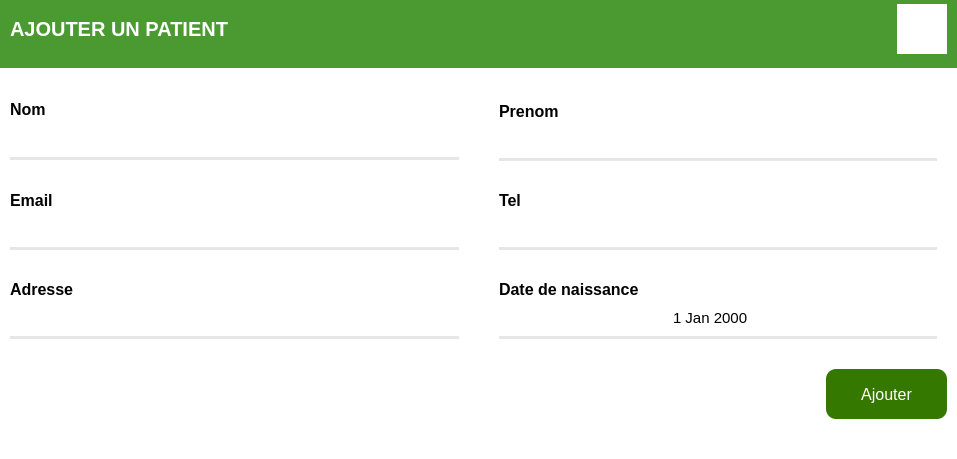
<?xml version="1.0" encoding="UTF-8"?>
<ui version="4.0">
 <class>AjouterPatient</class>
 <widget class="QDialog" name="AjouterPatient">
  <property name="geometry">
   <rect>
    <x>0</x>
    <y>0</y>
    <width>957</width>
    <height>459</height>
   </rect>
  </property>
  <property name="windowTitle">
   <string>Ajout patient</string>
  </property>
  <layout class="QHBoxLayout" name="horizontalLayout">
   <property name="spacing">
    <number>0</number>
   </property>
   <property name="leftMargin">
    <number>0</number>
   </property>
   <property name="topMargin">
    <number>0</number>
   </property>
   <property name="rightMargin">
    <number>0</number>
   </property>
   <property name="bottomMargin">
    <number>0</number>
   </property>
   <item>
    <widget class="QFrame" name="carre">
     <property name="styleSheet">
      <string notr="true">#carre{
	background-color: rgb(255, 255, 255);
}</string>
     </property>
     <property name="frameShape">
      <enum>QFrame::NoFrame</enum>
     </property>
     <property name="frameShadow">
      <enum>QFrame::Raised</enum>
     </property>
     <layout class="QVBoxLayout" name="verticalLayout_5">
      <property name="spacing">
       <number>0</number>
      </property>
      <property name="leftMargin">
       <number>0</number>
      </property>
      <property name="topMargin">
       <number>0</number>
      </property>
      <property name="rightMargin">
       <number>0</number>
      </property>
      <property name="bottomMargin">
       <number>10</number>
      </property>
      <item>
       <widget class="QFrame" name="autre">
        <property name="maximumSize">
         <size>
          <width>16777215</width>
          <height>70</height>
         </size>
        </property>
        <property name="styleSheet">
         <string notr="true">#autre{
border-bottom: 2px solid rgb(255, 255, 255);
	background-color: rgb(74, 153, 49);
}</string>
        </property>
        <property name="frameShape">
         <enum>QFrame::NoFrame</enum>
        </property>
        <property name="frameShadow">
         <enum>QFrame::Raised</enum>
        </property>
        <layout class="QHBoxLayout" name="horizontalLayout_2">
         <property name="spacing">
          <number>0</number>
         </property>
         <property name="leftMargin">
          <number>10</number>
         </property>
         <property name="topMargin">
          <number>0</number>
         </property>
         <property name="rightMargin">
          <number>10</number>
         </property>
         <property name="bottomMargin">
          <number>12</number>
         </property>
         <item>
          <widget class="QLabel" name="label_3">
           <property name="font">
            <font>
             <pointsize>15</pointsize>
             <weight>75</weight>
             <bold>true</bold>
            </font>
           </property>
           <property name="styleSheet">
            <string notr="true">background-color: rgb(74, 153, 49);
color: rgb(255, 255, 255);</string>
           </property>
           <property name="text">
            <string>AJOUTER UN PATIENT</string>
           </property>
          </widget>
         </item>
         <item>
          <widget class="QPushButton" name="femer">
           <property name="maximumSize">
            <size>
             <width>50</width>
             <height>50</height>
            </size>
           </property>
           <property name="cursor">
            <cursorShape>PointingHandCursor</cursorShape>
           </property>
           <property name="styleSheet">
            <string notr="true">QPushButton{
background-color: rgb(255, 255, 255);
border: none;
}

QPushButton:hover{
background-color: rgb(255, 0, 0);
}</string>
           </property>
           <property name="text">
            <string/>
           </property>
           <property name="icon">
            <iconset resource="icon.qrc">
             <normaloff>:/ICON/close-line.svg</normaloff>:/ICON/close-line.svg</iconset>
           </property>
           <property name="iconSize">
            <size>
             <width>36</width>
             <height>36</height>
            </size>
           </property>
          </widget>
         </item>
        </layout>
       </widget>
      </item>
      <item>
       <widget class="QFrame" name="frame_6">
        <property name="maximumSize">
         <size>
          <width>16777215</width>
          <height>279</height>
         </size>
        </property>
        <property name="styleSheet">
         <string notr="true">#frame_6{
background-color: rgb(255, 255, 255);
}

QLineEdit{
border: none;
border-bottom: 3px solid rgb(230, 230, 230);
background-color: transparent;
}</string>
        </property>
        <property name="frameShape">
         <enum>QFrame::NoFrame</enum>
        </property>
        <property name="frameShadow">
         <enum>QFrame::Raised</enum>
        </property>
        <layout class="QVBoxLayout" name="verticalLayout">
         <property name="spacing">
          <number>0</number>
         </property>
         <property name="leftMargin">
          <number>10</number>
         </property>
         <property name="topMargin">
          <number>0</number>
         </property>
         <property name="rightMargin">
          <number>10</number>
         </property>
         <property name="bottomMargin">
          <number>0</number>
         </property>
         <item>
          <widget class="QFrame" name="frame">
           <property name="frameShape">
            <enum>QFrame::NoFrame</enum>
           </property>
           <property name="frameShadow">
            <enum>QFrame::Raised</enum>
           </property>
           <layout class="QHBoxLayout" name="horizontalLayout_6">
            <property name="spacing">
             <number>0</number>
            </property>
            <property name="leftMargin">
             <number>0</number>
            </property>
            <property name="topMargin">
             <number>0</number>
            </property>
            <property name="rightMargin">
             <number>0</number>
            </property>
            <property name="bottomMargin">
             <number>0</number>
            </property>
            <item>
             <widget class="QFrame" name="frame_4">
              <property name="maximumSize">
               <size>
                <width>16777215</width>
                <height>16777215</height>
               </size>
              </property>
              <property name="frameShape">
               <enum>QFrame::NoFrame</enum>
              </property>
              <property name="frameShadow">
               <enum>QFrame::Raised</enum>
              </property>
              <layout class="QVBoxLayout" name="verticalLayout_2">
               <property name="spacing">
                <number>0</number>
               </property>
               <property name="leftMargin">
                <number>0</number>
               </property>
               <property name="topMargin">
                <number>0</number>
               </property>
               <property name="rightMargin">
                <number>20</number>
               </property>
               <property name="bottomMargin">
                <number>0</number>
               </property>
               <item>
                <widget class="QFrame" name="frame_7">
                 <property name="frameShape">
                  <enum>QFrame::NoFrame</enum>
                 </property>
                 <property name="frameShadow">
                  <enum>QFrame::Raised</enum>
                 </property>
                 <layout class="QHBoxLayout" name="horizontalLayout_3">
                  <property name="spacing">
                   <number>0</number>
                  </property>
                  <property name="leftMargin">
                   <number>0</number>
                  </property>
                  <property name="topMargin">
                   <number>30</number>
                  </property>
                  <property name="rightMargin">
                   <number>0</number>
                  </property>
                  <property name="bottomMargin">
                   <number>0</number>
                  </property>
                  <item>
                   <widget class="QLabel" name="label">
                    <property name="font">
                     <font>
                      <pointsize>12</pointsize>
                      <weight>75</weight>
                      <bold>true</bold>
                     </font>
                    </property>
                    <property name="text">
                     <string>Nom</string>
                    </property>
                   </widget>
                  </item>
                 </layout>
                </widget>
               </item>
               <item>
                <widget class="QFrame" name="frame_5">
                 <property name="frameShape">
                  <enum>QFrame::NoFrame</enum>
                 </property>
                 <property name="frameShadow">
                  <enum>QFrame::Raised</enum>
                 </property>
                 <layout class="QVBoxLayout" name="verticalLayout_3">
                  <property name="spacing">
                   <number>0</number>
                  </property>
                  <property name="leftMargin">
                   <number>0</number>
                  </property>
                  <property name="topMargin">
                   <number>0</number>
                  </property>
                  <property name="rightMargin">
                   <number>0</number>
                  </property>
                  <property name="bottomMargin">
                   <number>0</number>
                  </property>
                  <item>
                   <widget class="QLineEdit" name="L_nomP">
                    <property name="minimumSize">
                     <size>
                      <width>0</width>
                      <height>40</height>
                     </size>
                    </property>
                    <property name="font">
                     <font>
                      <pointsize>11</pointsize>
                     </font>
                    </property>
                    <property name="inputMethodHints">
                     <set>Qt::ImhNone</set>
                    </property>
                    <property name="cursorPosition">
                     <number>0</number>
                    </property>
                   </widget>
                  </item>
                 </layout>
                </widget>
               </item>
              </layout>
             </widget>
            </item>
            <item>
             <widget class="QFrame" name="frame_8">
              <property name="frameShape">
               <enum>QFrame::NoFrame</enum>
              </property>
              <property name="frameShadow">
               <enum>QFrame::Raised</enum>
              </property>
              <layout class="QVBoxLayout" name="verticalLayout_4">
               <property name="spacing">
                <number>0</number>
               </property>
               <property name="leftMargin">
                <number>20</number>
               </property>
               <property name="topMargin">
                <number>0</number>
               </property>
               <property name="rightMargin">
                <number>0</number>
               </property>
               <property name="bottomMargin">
                <number>0</number>
               </property>
               <item>
                <widget class="QFrame" name="frame_9">
                 <property name="frameShape">
                  <enum>QFrame::NoFrame</enum>
                 </property>
                 <property name="frameShadow">
                  <enum>QFrame::Raised</enum>
                 </property>
                 <layout class="QHBoxLayout" name="horizontalLayout_4">
                  <property name="spacing">
                   <number>0</number>
                  </property>
                  <property name="leftMargin">
                   <number>0</number>
                  </property>
                  <property name="topMargin">
                   <number>32</number>
                  </property>
                  <property name="rightMargin">
                   <number>0</number>
                  </property>
                  <property name="bottomMargin">
                   <number>0</number>
                  </property>
                  <item>
                   <widget class="QLabel" name="label_2">
                    <property name="font">
                     <font>
                      <pointsize>12</pointsize>
                      <weight>75</weight>
                      <bold>true</bold>
                     </font>
                    </property>
                    <property name="text">
                     <string>Prenom</string>
                    </property>
                   </widget>
                  </item>
                 </layout>
                </widget>
               </item>
               <item>
                <widget class="QFrame" name="frame_10">
                 <property name="frameShape">
                  <enum>QFrame::NoFrame</enum>
                 </property>
                 <property name="frameShadow">
                  <enum>QFrame::Raised</enum>
                 </property>
                 <layout class="QVBoxLayout" name="verticalLayout_6">
                  <property name="spacing">
                   <number>0</number>
                  </property>
                  <property name="leftMargin">
                   <number>0</number>
                  </property>
                  <property name="topMargin">
                   <number>0</number>
                  </property>
                  <property name="rightMargin">
                   <number>10</number>
                  </property>
                  <property name="bottomMargin">
                   <number>0</number>
                  </property>
                  <item>
                   <widget class="QLineEdit" name="L_prenomP">
                    <property name="minimumSize">
                     <size>
                      <width>0</width>
                      <height>40</height>
                     </size>
                    </property>
                    <property name="font">
                     <font>
                      <pointsize>11</pointsize>
                     </font>
                    </property>
                    <property name="placeholderText">
                     <string/>
                    </property>
                   </widget>
                  </item>
                 </layout>
                </widget>
               </item>
              </layout>
             </widget>
            </item>
           </layout>
          </widget>
         </item>
         <item>
          <widget class="QFrame" name="frame_2">
           <property name="frameShape">
            <enum>QFrame::NoFrame</enum>
           </property>
           <property name="frameShadow">
            <enum>QFrame::Raised</enum>
           </property>
           <layout class="QHBoxLayout" name="horizontalLayout_8">
            <property name="spacing">
             <number>0</number>
            </property>
            <property name="leftMargin">
             <number>0</number>
            </property>
            <property name="topMargin">
             <number>0</number>
            </property>
            <property name="rightMargin">
             <number>0</number>
            </property>
            <property name="bottomMargin">
             <number>0</number>
            </property>
            <item>
             <widget class="QFrame" name="frame_26">
              <property name="maximumSize">
               <size>
                <width>16777215</width>
                <height>16777215</height>
               </size>
              </property>
              <property name="frameShape">
               <enum>QFrame::NoFrame</enum>
              </property>
              <property name="frameShadow">
               <enum>QFrame::Raised</enum>
              </property>
              <layout class="QVBoxLayout" name="verticalLayout_19">
               <property name="spacing">
                <number>0</number>
               </property>
               <property name="leftMargin">
                <number>0</number>
               </property>
               <property name="topMargin">
                <number>0</number>
               </property>
               <property name="rightMargin">
                <number>20</number>
               </property>
               <property name="bottomMargin">
                <number>0</number>
               </property>
               <item>
                <widget class="QFrame" name="frame_27">
                 <property name="frameShape">
                  <enum>QFrame::NoFrame</enum>
                 </property>
                 <property name="frameShadow">
                  <enum>QFrame::Raised</enum>
                 </property>
                 <layout class="QHBoxLayout" name="horizontalLayout_12">
                  <property name="spacing">
                   <number>0</number>
                  </property>
                  <property name="leftMargin">
                   <number>0</number>
                  </property>
                  <property name="topMargin">
                   <number>30</number>
                  </property>
                  <property name="rightMargin">
                   <number>0</number>
                  </property>
                  <property name="bottomMargin">
                   <number>0</number>
                  </property>
                  <item>
                   <widget class="QLabel" name="label_10">
                    <property name="font">
                     <font>
                      <pointsize>12</pointsize>
                      <weight>75</weight>
                      <bold>true</bold>
                     </font>
                    </property>
                    <property name="text">
                     <string>Email</string>
                    </property>
                   </widget>
                  </item>
                 </layout>
                </widget>
               </item>
               <item>
                <widget class="QFrame" name="frame_28">
                 <property name="frameShape">
                  <enum>QFrame::NoFrame</enum>
                 </property>
                 <property name="frameShadow">
                  <enum>QFrame::Raised</enum>
                 </property>
                 <layout class="QVBoxLayout" name="verticalLayout_20">
                  <property name="spacing">
                   <number>0</number>
                  </property>
                  <property name="leftMargin">
                   <number>0</number>
                  </property>
                  <property name="topMargin">
                   <number>0</number>
                  </property>
                  <property name="rightMargin">
                   <number>0</number>
                  </property>
                  <property name="bottomMargin">
                   <number>0</number>
                  </property>
                  <item>
                   <widget class="QLineEdit" name="L_emailP">
                    <property name="minimumSize">
                     <size>
                      <width>0</width>
                      <height>40</height>
                     </size>
                    </property>
                    <property name="font">
                     <font>
                      <pointsize>11</pointsize>
                     </font>
                    </property>
                   </widget>
                  </item>
                 </layout>
                </widget>
               </item>
              </layout>
             </widget>
            </item>
            <item>
             <widget class="QFrame" name="frame_14">
              <property name="maximumSize">
               <size>
                <width>16777215</width>
                <height>16777215</height>
               </size>
              </property>
              <property name="frameShape">
               <enum>QFrame::NoFrame</enum>
              </property>
              <property name="frameShadow">
               <enum>QFrame::Raised</enum>
              </property>
              <layout class="QVBoxLayout" name="verticalLayout_15">
               <property name="spacing">
                <number>0</number>
               </property>
               <property name="leftMargin">
                <number>20</number>
               </property>
               <property name="topMargin">
                <number>0</number>
               </property>
               <property name="rightMargin">
                <number>0</number>
               </property>
               <property name="bottomMargin">
                <number>0</number>
               </property>
               <item>
                <widget class="QFrame" name="frame_17">
                 <property name="frameShape">
                  <enum>QFrame::NoFrame</enum>
                 </property>
                 <property name="frameShadow">
                  <enum>QFrame::Raised</enum>
                 </property>
                 <layout class="QHBoxLayout" name="horizontalLayout_10">
                  <property name="spacing">
                   <number>0</number>
                  </property>
                  <property name="leftMargin">
                   <number>0</number>
                  </property>
                  <property name="topMargin">
                   <number>30</number>
                  </property>
                  <property name="rightMargin">
                   <number>0</number>
                  </property>
                  <property name="bottomMargin">
                   <number>0</number>
                  </property>
                  <item>
                   <widget class="QLabel" name="label_8">
                    <property name="font">
                     <font>
                      <pointsize>12</pointsize>
                      <weight>75</weight>
                      <bold>true</bold>
                     </font>
                    </property>
                    <property name="text">
                     <string>Tel</string>
                    </property>
                   </widget>
                  </item>
                 </layout>
                </widget>
               </item>
               <item>
                <widget class="QFrame" name="frame_20">
                 <property name="frameShape">
                  <enum>QFrame::NoFrame</enum>
                 </property>
                 <property name="frameShadow">
                  <enum>QFrame::Raised</enum>
                 </property>
                 <layout class="QVBoxLayout" name="verticalLayout_16">
                  <property name="spacing">
                   <number>0</number>
                  </property>
                  <property name="leftMargin">
                   <number>0</number>
                  </property>
                  <property name="topMargin">
                   <number>0</number>
                  </property>
                  <property name="rightMargin">
                   <number>10</number>
                  </property>
                  <property name="bottomMargin">
                   <number>0</number>
                  </property>
                  <item>
                   <widget class="QLineEdit" name="L_telP">
                    <property name="minimumSize">
                     <size>
                      <width>0</width>
                      <height>40</height>
                     </size>
                    </property>
                    <property name="font">
                     <font>
                      <pointsize>11</pointsize>
                     </font>
                    </property>
                   </widget>
                  </item>
                 </layout>
                </widget>
               </item>
              </layout>
             </widget>
            </item>
           </layout>
          </widget>
         </item>
         <item>
          <widget class="QFrame" name="frame_3">
           <property name="frameShape">
            <enum>QFrame::NoFrame</enum>
           </property>
           <property name="frameShadow">
            <enum>QFrame::Raised</enum>
           </property>
           <layout class="QHBoxLayout" name="horizontalLayout_7">
            <property name="spacing">
             <number>0</number>
            </property>
            <property name="leftMargin">
             <number>0</number>
            </property>
            <property name="topMargin">
             <number>0</number>
            </property>
            <property name="rightMargin">
             <number>0</number>
            </property>
            <property name="bottomMargin">
             <number>0</number>
            </property>
            <item>
             <widget class="QFrame" name="frame_11">
              <property name="frameShape">
               <enum>QFrame::NoFrame</enum>
              </property>
              <property name="frameShadow">
               <enum>QFrame::Raised</enum>
              </property>
              <layout class="QVBoxLayout" name="verticalLayout_7">
               <property name="spacing">
                <number>0</number>
               </property>
               <property name="leftMargin">
                <number>0</number>
               </property>
               <property name="topMargin">
                <number>0</number>
               </property>
               <property name="rightMargin">
                <number>20</number>
               </property>
               <property name="bottomMargin">
                <number>0</number>
               </property>
               <item>
                <widget class="QFrame" name="frame_12">
                 <property name="frameShape">
                  <enum>QFrame::NoFrame</enum>
                 </property>
                 <property name="frameShadow">
                  <enum>QFrame::Raised</enum>
                 </property>
                 <layout class="QHBoxLayout" name="horizontalLayout_5">
                  <property name="spacing">
                   <number>0</number>
                  </property>
                  <property name="leftMargin">
                   <number>0</number>
                  </property>
                  <property name="topMargin">
                   <number>30</number>
                  </property>
                  <property name="rightMargin">
                   <number>0</number>
                  </property>
                  <property name="bottomMargin">
                   <number>0</number>
                  </property>
                  <item>
                   <widget class="QLabel" name="label_4">
                    <property name="font">
                     <font>
                      <pointsize>12</pointsize>
                      <weight>75</weight>
                      <bold>true</bold>
                     </font>
                    </property>
                    <property name="text">
                     <string>Adresse</string>
                    </property>
                   </widget>
                  </item>
                 </layout>
                </widget>
               </item>
               <item>
                <widget class="QFrame" name="frame_13">
                 <property name="frameShape">
                  <enum>QFrame::NoFrame</enum>
                 </property>
                 <property name="frameShadow">
                  <enum>QFrame::Raised</enum>
                 </property>
                 <layout class="QVBoxLayout" name="verticalLayout_8">
                  <property name="spacing">
                   <number>0</number>
                  </property>
                  <property name="leftMargin">
                   <number>0</number>
                  </property>
                  <property name="topMargin">
                   <number>0</number>
                  </property>
                  <property name="rightMargin">
                   <number>0</number>
                  </property>
                  <property name="bottomMargin">
                   <number>0</number>
                  </property>
                  <item>
                   <widget class="QLineEdit" name="L_adresseP">
                    <property name="minimumSize">
                     <size>
                      <width>0</width>
                      <height>40</height>
                     </size>
                    </property>
                    <property name="font">
                     <font>
                      <pointsize>11</pointsize>
                     </font>
                    </property>
                   </widget>
                  </item>
                 </layout>
                </widget>
               </item>
              </layout>
             </widget>
            </item>
            <item>
             <widget class="QFrame" name="frame_23">
              <property name="minimumSize">
               <size>
                <width>468</width>
                <height>0</height>
               </size>
              </property>
              <property name="frameShape">
               <enum>QFrame::NoFrame</enum>
              </property>
              <property name="frameShadow">
               <enum>QFrame::Raised</enum>
              </property>
              <layout class="QVBoxLayout" name="verticalLayout_17">
               <property name="spacing">
                <number>0</number>
               </property>
               <property name="leftMargin">
                <number>20</number>
               </property>
               <property name="topMargin">
                <number>0</number>
               </property>
               <property name="rightMargin">
                <number>0</number>
               </property>
               <property name="bottomMargin">
                <number>0</number>
               </property>
               <item>
                <widget class="QFrame" name="frame_24">
                 <property name="frameShape">
                  <enum>QFrame::NoFrame</enum>
                 </property>
                 <property name="frameShadow">
                  <enum>QFrame::Raised</enum>
                 </property>
                 <layout class="QHBoxLayout" name="horizontalLayout_11">
                  <property name="spacing">
                   <number>0</number>
                  </property>
                  <property name="leftMargin">
                   <number>0</number>
                  </property>
                  <property name="topMargin">
                   <number>30</number>
                  </property>
                  <property name="rightMargin">
                   <number>0</number>
                  </property>
                  <property name="bottomMargin">
                   <number>0</number>
                  </property>
                  <item>
                   <widget class="QLabel" name="label_9">
                    <property name="font">
                     <font>
                      <pointsize>12</pointsize>
                      <weight>75</weight>
                      <bold>true</bold>
                     </font>
                    </property>
                    <property name="text">
                     <string>Date de naissance</string>
                    </property>
                   </widget>
                  </item>
                 </layout>
                </widget>
               </item>
               <item>
                <widget class="QFrame" name="frame_25">
                 <property name="frameShape">
                  <enum>QFrame::NoFrame</enum>
                 </property>
                 <property name="frameShadow">
                  <enum>QFrame::Raised</enum>
                 </property>
                 <layout class="QVBoxLayout" name="verticalLayout_18">
                  <property name="spacing">
                   <number>0</number>
                  </property>
                  <property name="leftMargin">
                   <number>0</number>
                  </property>
                  <property name="topMargin">
                   <number>0</number>
                  </property>
                  <property name="rightMargin">
                   <number>10</number>
                  </property>
                  <property name="bottomMargin">
                   <number>0</number>
                  </property>
                  <item>
                   <widget class="QDateEdit" name="D_naissanceP">
                    <property name="minimumSize">
                     <size>
                      <width>0</width>
                      <height>40</height>
                     </size>
                    </property>
                    <property name="font">
                     <font>
                      <pointsize>11</pointsize>
                     </font>
                    </property>
                    <property name="styleSheet">
                     <string notr="true">border: none;
background-color: transparent;
border-bottom: 3px solid rgb(230, 230, 230);</string>
                    </property>
                    <property name="alignment">
                     <set>Qt::AlignCenter</set>
                    </property>
                    <property name="buttonSymbols">
                     <enum>QAbstractSpinBox::UpDownArrows</enum>
                    </property>
                   </widget>
                  </item>
                 </layout>
                </widget>
               </item>
              </layout>
             </widget>
            </item>
           </layout>
          </widget>
         </item>
        </layout>
       </widget>
      </item>
      <item>
       <widget class="QFrame" name="frame_15">
        <property name="frameShape">
         <enum>QFrame::NoFrame</enum>
        </property>
        <property name="frameShadow">
         <enum>QFrame::Raised</enum>
        </property>
        <layout class="QHBoxLayout" name="horizontalLayout_13">
         <property name="spacing">
          <number>0</number>
         </property>
         <property name="leftMargin">
          <number>0</number>
         </property>
         <property name="topMargin">
          <number>0</number>
         </property>
         <property name="rightMargin">
          <number>0</number>
         </property>
         <property name="bottomMargin">
          <number>0</number>
         </property>
         <item>
          <spacer name="horizontalSpacer">
           <property name="orientation">
            <enum>Qt::Horizontal</enum>
           </property>
           <property name="sizeHint" stdset="0">
            <size>
             <width>823</width>
             <height>20</height>
            </size>
           </property>
          </spacer>
         </item>
         <item>
          <widget class="QFrame" name="frame_16">
           <property name="cursor">
            <cursorShape>ArrowCursor</cursorShape>
           </property>
           <property name="frameShape">
            <enum>QFrame::NoFrame</enum>
           </property>
           <property name="frameShadow">
            <enum>QFrame::Raised</enum>
           </property>
           <layout class="QHBoxLayout" name="horizontalLayout_9">
            <property name="spacing">
             <number>0</number>
            </property>
            <property name="leftMargin">
             <number>0</number>
            </property>
            <property name="topMargin">
             <number>0</number>
            </property>
            <property name="rightMargin">
             <number>10</number>
            </property>
            <property name="bottomMargin">
             <number>0</number>
            </property>
            <item>
             <widget class="QPushButton" name="btnAjoutPatient">
              <property name="minimumSize">
               <size>
                <width>121</width>
                <height>50</height>
               </size>
              </property>
              <property name="font">
               <font>
                <pointsize>12</pointsize>
               </font>
              </property>
              <property name="styleSheet">
               <string notr="true">background-color: rgb(53, 120, 0);
color: rgb(255, 255, 255);
border: none;
border-radius: 10px;</string>
              </property>
              <property name="text">
               <string>Ajouter</string>
              </property>
              <property name="icon">
               <iconset resource="icon.qrc">
                <normaloff>:/ICON/plus.svg</normaloff>:/ICON/plus.svg</iconset>
              </property>
              <property name="iconSize">
               <size>
                <width>24</width>
                <height>24</height>
               </size>
              </property>
             </widget>
            </item>
           </layout>
          </widget>
         </item>
        </layout>
       </widget>
      </item>
     </layout>
    </widget>
   </item>
  </layout>
 </widget>
 <resources>
  <include location="icon.qrc"/>
 </resources>
 <connections/>
</ui>
